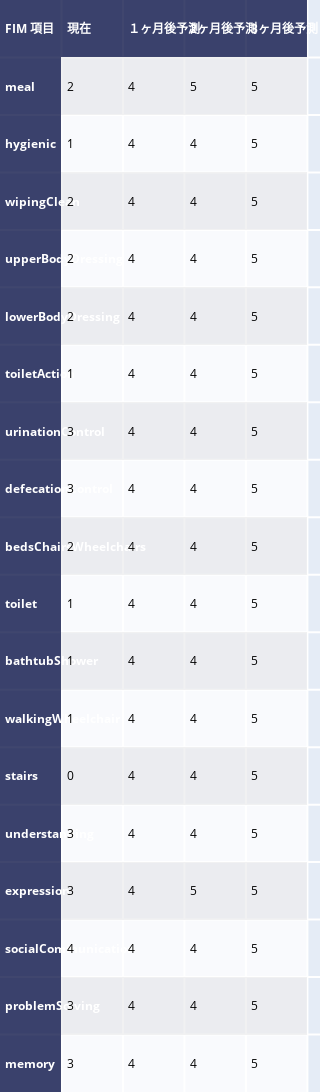

This figure's notebook cell:
### Code cell
fig_table = ff.create_table(df_score, height_constant=60,index=True,index_title='FIM 項目' )
fig_table.layout.width=250
fig_table.show()

### Figure 1 — Plotly figure (JSON) as saved in the notebook; plotly's stock layout.template omitted (floating-point values rounded to 4 significant figures)
{"data": [{"colorscale": [[0, "#00083e"], [0.5, "#ededee"], [1, "#ffffff"]], "hoverinfo": "none", "opacity": 0.75, "showscale": false, "type": "heatmap", "z": [[0, 0, 0, 0, 0], [0, 0.5, 0.5, 0.5, 0.5], [0, 1, 1, 1, 1], [0, 0.5, 0.5, 0.5, 0.5], [0, 1, 1, 1, 1], [0, 0.5, 0.5, 0.5, 0.5], [0, 1, 1, 1, 1], [0, 0.5, 0.5, 0.5, 0.5], [0, 1, 1, 1, 1], [0, 0.5, 0.5, 0.5, 0.5], [0, 1, 1, 1, 1], [0, 0.5, 0.5, 0.5, 0.5], [0, 1, 1, 1, 1], [0, 0.5, 0.5, 0.5, 0.5], [0, 1, 1, 1, 1], [0, 0.5, 0.5, 0.5, 0.5], [0, 1, 1, 1, 1], [0, 0.5, 0.5, 0.5, 0.5], [0, 1, 1, 1, 1]]}], "layout": {"annotations": [{"align": "left", "font": {"color": "#ffffff"}, "showarrow": false, "text": "<b>FIM 項目</b>", "x": -0.45, "xanchor": "left", "xref": "x", "y": 0, "yref": "y"}, {"align": "left", "font": {"color": "#ffffff"}, "showarrow": false, "text": "<b>現在</b>", "x": 0.55, "xanchor": "left", "xref": "x", "y": 0, "yref": "y"}, {"align": "left", "font": {"color": "#ffffff"}, "showarrow": false, "text": "<b>１ヶ月後予測</b>", "x": 1.55, "xanchor": "left", "xref": "x", "y": 0, "yref": "y"}, {"align": "left", "font": {"color": "#ffffff"}, "showarrow": false, "text": "<b>2ヶ月後予測</b>", "x": 2.55, "xanchor": "left", "xref": "x", "y": 0, "yref": "y"}, {"align": "left", "font": {"color": "#ffffff"}, "showarrow": false, "text": "<b>3ヶ月後予測</b>", "x": 3.55, "xanchor": "left", "xref": "x", "y": 0, "yref": "y"}, {"align": "left", "font": {"color": "#ffffff"}, "showarrow": false, "text": "<b>meal</b>", "x": -0.45, "xanchor": "left", "xref": "x", "y": 1, "yref": "y"}, {"align": "left", "font": {"color": "#000000"}, "showarrow": false, "text": "2", "x": 0.55, "xanchor": "left", "xref": "x", "y": 1, "yref": "y"}, {"align": "left", "font": {"color": "#000000"}, "showarrow": false, "text": "4", "x": 1.55, "xanchor": "left", "xref": "x", "y": 1, "yref": "y"}, {"align": "left", "font": {"color": "#000000"}, "showarrow": false, "text": "5", "x": 2.55, "xanchor": "left", "xref": "x", "y": 1, "yref": "y"}, {"align": "left", "font": {"color": "#000000"}, "showarrow": false, "text": "5", "x": 3.55, "xanchor": "left", "xref": "x", "y": 1, "yref": "y"}, {"align": "left", "font": {"color": "#ffffff"}, "showarrow": false, "text": "<b>hygienic</b>", "x": -0.45, "xanchor": "left", "xref": "x", "y": 2, "yref": "y"}, {"align": "left", "font": {"color": "#000000"}, "showarrow": false, "text": "1", "x": 0.55, "xanchor": "left", "xref": "x", "y": 2, "yref": "y"}, {"align": "left", "font": {"color": "#000000"}, "showarrow": false, "text": "4", "x": 1.55, "xanchor": "left", "xref": "x", "y": 2, "yref": "y"}, {"align": "left", "font": {"color": "#000000"}, "showarrow": false, "text": "4", "x": 2.55, "xanchor": "left", "xref": "x", "y": 2, "yref": "y"}, {"align": "left", "font": {"color": "#000000"}, "showarrow": false, "text": "5", "x": 3.55, "xanchor": "left", "xref": "x", "y": 2, "yref": "y"}, {"align": "left", "font": {"color": "#ffffff"}, "showarrow": false, "text": "<b>wipingClean</b>", "x": -0.45, "xanchor": "left", "xref": "x", "y": 3, "yref": "y"}, {"align": "left", "font": {"color": "#000000"}, "showarrow": false, "text": "2", "x": 0.55, "xanchor": "left", "xref": "x", "y": 3, "yref": "y"}, {"align": "left", "font": {"color": "#000000"}, "showarrow": false, "text": "4", "x": 1.55, "xanchor": "left", "xref": "x", "y": 3, "yref": "y"}, {"align": "left", "font": {"color": "#000000"}, "showarrow": false, "text": "4", "x": 2.55, "xanchor": "left", "xref": "x", "y": 3, "yref": "y"}, {"align": "left", "font": {"color": "#000000"}, "showarrow": false, "text": "5", "x": 3.55, "xanchor": "left", "xref": "x", "y": 3, "yref": "y"}, {"align": "left", "font": {"color": "#ffffff"}, "showarrow": false, "text": "<b>upperBodyDressing</b>", "x": -0.45, "xanchor": "left", "xref": "x", "y": 4, "yref": "y"}, {"align": "left", "font": {"color": "#000000"}, "showarrow": false, "text": "2", "x": 0.55, "xanchor": "left", "xref": "x", "y": 4, "yref": "y"}, {"align": "left", "font": {"color": "#000000"}, "showarrow": false, "text": "4", "x": 1.55, "xanchor": "left", "xref": "x", "y": 4, "yref": "y"}, {"align": "left", "font": {"color": "#000000"}, "showarrow": false, "text": "4", "x": 2.55, "xanchor": "left", "xref": "x", "y": 4, "yref": "y"}, {"align": "left", "font": {"color": "#000000"}, "showarrow": false, "text": "5", "x": 3.55, "xanchor": "left", "xref": "x", "y": 4, "yref": "y"}, {"align": "left", "font": {"color": "#ffffff"}, "showarrow": false, "text": "<b>lowerBodyDressing</b>", "x": -0.45, "xanchor": "left", "xref": "x", "y": 5, "yref": "y"}, {"align": "left", "font": {"color": "#000000"}, "showarrow": false, "text": "2", "x": 0.55, "xanchor": "left", "xref": "x", "y": 5, "yref": "y"}, {"align": "left", "font": {"color": "#000000"}, "showarrow": false, "text": "4", "x": 1.55, "xanchor": "left", "xref": "x", "y": 5, "yref": "y"}, {"align": "left", "font": {"color": "#000000"}, "showarrow": false, "text": "4", "x": 2.55, "xanchor": "left", "xref": "x", "y": 5, "yref": "y"}, {"align": "left", "font": {"color": "#000000"}, "showarrow": false, "text": "5", "x": 3.55, "xanchor": "left", "xref": "x", "y": 5, "yref": "y"}, {"align": "left", "font": {"color": "#ffffff"}, "showarrow": false, "text": "<b>toiletAction</b>", "x": -0.45, "xanchor": "left", "xref": "x", "y": 6, "yref": "y"}, {"align": "left", "font": {"color": "#000000"}, "showarrow": false, "text": "1", "x": 0.55, "xanchor": "left", "xref": "x", "y": 6, "yref": "y"}, {"align": "left", "font": {"color": "#000000"}, "showarrow": false, "text": "4", "x": 1.55, "xanchor": "left", "xref": "x", "y": 6, "yref": "y"}, {"align": "left", "font": {"color": "#000000"}, "showarrow": false, "text": "4", "x": 2.55, "xanchor": "left", "xref": "x", "y": 6, "yref": "y"}, {"align": "left", "font": {"color": "#000000"}, "showarrow": false, "text": "5", "x": 3.55, "xanchor": "left", "xref": "x", "y": 6, "yref": "y"}, {"align": "left", "font": {"color": "#ffffff"}, "showarrow": false, "text": "<b>urinationControl</b>", "x": -0.45, "xanchor": "left", "xref": "x", "y": 7, "yref": "y"}, {"align": "left", "font": {"color": "#000000"}, "showarrow": false, "text": "3", "x": 0.55, "xanchor": "left", "xref": "x", "y": 7, "yref": "y"}, {"align": "left", "font": {"color": "#000000"}, "showarrow": false, "text": "4", "x": 1.55, "xanchor": "left", "xref": "x", "y": 7, "yref": "y"}, {"align": "left", "font": {"color": "#000000"}, "showarrow": false, "text": "4", "x": 2.55, "xanchor": "left", "xref": "x", "y": 7, "yref": "y"}, {"align": "left", "font": {"color": "#000000"}, "showarrow": false, "text": "5", "x": 3.55, "xanchor": "left", "xref": "x", "y": 7, "yref": "y"}, {"align": "left", "font": {"color": "#ffffff"}, "showarrow": false, "text": "<b>defecationControl</b>", "x": -0.45, "xanchor": "left", "xref": "x", "y": 8, "yref": "y"}, {"align": "left", "font": {"color": "#000000"}, "showarrow": false, "text": "3", "x": 0.55, "xanchor": "left", "xref": "x", "y": 8, "yref": "y"}, {"align": "left", "font": {"color": "#000000"}, "showarrow": false, "text": "4", "x": 1.55, "xanchor": "left", "xref": "x", "y": 8, "yref": "y"}, {"align": "left", "font": {"color": "#000000"}, "showarrow": false, "text": "4", "x": 2.55, "xanchor": "left", "xref": "x", "y": 8, "yref": "y"}, {"align": "left", "font": {"color": "#000000"}, "showarrow": false, "text": "5", "x": 3.55, "xanchor": "left", "xref": "x", "y": 8, "yref": "y"}, {"align": "left", "font": {"color": "#ffffff"}, "showarrow": false, "text": "<b>bedsChairsWheelchairs</b>", "x": -0.45, "xanchor": "left", "xref": "x", "y": 9, "yref": "y"}, {"align": "left", "font": {"color": "#000000"}, "showarrow": false, "text": "2", "x": 0.55, "xanchor": "left", "xref": "x", "y": 9, "yref": "y"}, {"align": "left", "font": {"color": "#000000"}, "showarrow": false, "text": "4", "x": 1.55, "xanchor": "left", "xref": "x", "y": 9, "yref": "y"}, {"align": "left", "font": {"color": "#000000"}, "showarrow": false, "text": "4", "x": 2.55, "xanchor": "left", "xref": "x", "y": 9, "yref": "y"}, {"align": "left", "font": {"color": "#000000"}, "showarrow": false, "text": "5", "x": 3.55, "xanchor": "left", "xref": "x", "y": 9, "yref": "y"}, {"align": "left", "font": {"color": "#ffffff"}, "showarrow": false, "text": "<b>toilet</b>", "x": -0.45, "xanchor": "left", "xref": "x", "y": 10, "yref": "y"}, {"align": "left", "font": {"color": "#000000"}, "showarrow": false, "text": "1", "x": 0.55, "xanchor": "left", "xref": "x", "y": 10, "yref": "y"}, {"align": "left", "font": {"color": "#000000"}, "showarrow": false, "text": "4", "x": 1.55, "xanchor": "left", "xref": "x", "y": 10, "yref": "y"}, {"align": "left", "font": {"color": "#000000"}, "showarrow": false, "text": "4", "x": 2.55, "xanchor": "left", "xref": "x", "y": 10, "yref": "y"}, {"align": "left", "font": {"color": "#000000"}, "showarrow": false, "text": "5", "x": 3.55, "xanchor": "left", "xref": "x", "y": 10, "yref": "y"}, {"align": "left", "font": {"color": "#ffffff"}, "showarrow": false, "text": "<b>bathtubShower</b>", "x": -0.45, "xanchor": "left", "xref": "x", "y": 11, "yref": "y"}, {"align": "left", "font": {"color": "#000000"}, "showarrow": false, "text": "1", "x": 0.55, "xanchor": "left", "xref": "x", "y": 11, "yref": "y"}, {"align": "left", "font": {"color": "#000000"}, "showarrow": false, "text": "4", "x": 1.55, "xanchor": "left", "xref": "x", "y": 11, "yref": "y"}, {"align": "left", "font": {"color": "#000000"}, "showarrow": false, "text": "4", "x": 2.55, "xanchor": "left", "xref": "x", "y": 11, "yref": "y"}, {"align": "left", "font": {"color": "#000000"}, "showarrow": false, "text": "5", "x": 3.55, "xanchor": "left", "xref": "x", "y": 11, "yref": "y"}, {"align": "left", "font": {"color": "#ffffff"}, "showarrow": false, "text": "<b>walkingWheelchair</b>", "x": -0.45, "xanchor": "left", "xref": "x", "y": 12, "yref": "y"}, {"align": "left", "font": {"color": "#000000"}, "showarrow": false, "text": "1", "x": 0.55, "xanchor": "left", "xref": "x", "y": 12, "yref": "y"}, {"align": "left", "font": {"color": "#000000"}, "showarrow": false, "text": "4", "x": 1.55, "xanchor": "left", "xref": "x", "y": 12, "yref": "y"}, {"align": "left", "font": {"color": "#000000"}, "showarrow": false, "text": "4", "x": 2.55, "xanchor": "left", "xref": "x", "y": 12, "yref": "y"}, {"align": "left", "font": {"color": "#000000"}, "showarrow": false, "text": "5", "x": 3.55, "xanchor": "left", "xref": "x", "y": 12, "yref": "y"}, {"align": "left", "font": {"color": "#ffffff"}, "showarrow": false, "text": "<b>stairs</b>", "x": -0.45, "xanchor": "left", "xref": "x", "y": 13, "yref": "y"}, {"align": "left", "font": {"color": "#000000"}, "showarrow": false, "text": "0", "x": 0.55, "xanchor": "left", "xref": "x", "y": 13, "yref": "y"}, {"align": "left", "font": {"color": "#000000"}, "showarrow": false, "text": "4", "x": 1.55, "xanchor": "left", "xref": "x", "y": 13, "yref": "y"}, {"align": "left", "font": {"color": "#000000"}, "showarrow": false, "text": "4", "x": 2.55, "xanchor": "left", "xref": "x", "y": 13, "yref": "y"}, {"align": "left", "font": {"color": "#000000"}, "showarrow": false, "text": "5", "x": 3.55, "xanchor": "left", "xref": "x", "y": 13, "yref": "y"}, {"align": "left", "font": {"color": "#ffffff"}, "showarrow": false, "text": "<b>understanding</b>", "x": -0.45, "xanchor": "left", "xref": "x", "y": 14, "yref": "y"}, {"align": "left", "font": {"color": "#000000"}, "showarrow": false, "text": "3", "x": 0.55, "xanchor": "left", "xref": "x", "y": 14, "yref": "y"}, {"align": "left", "font": {"color": "#000000"}, "showarrow": false, "text": "4", "x": 1.55, "xanchor": "left", "xref": "x", "y": 14, "yref": "y"}, {"align": "left", "font": {"color": "#000000"}, "showarrow": false, "text": "4", "x": 2.55, "xanchor": "left", "xref": "x", "y": 14, "yref": "y"}, {"align": "left", "font": {"color": "#000000"}, "showarrow": false, "text": "5", "x": 3.55, "xanchor": "left", "xref": "x", "y": 14, "yref": "y"}, {"align": "left", "font": {"color": "#ffffff"}, "showarrow": false, "text": "<b>expression</b>", "x": -0.45, "xanchor": "left", "xref": "x", "y": 15, "yref": "y"}, {"align": "left", "font": {"color": "#000000"}, "showarrow": false, "text": "3", "x": 0.55, "xanchor": "left", "xref": "x", "y": 15, "yref": "y"}, {"align": "left", "font": {"color": "#000000"}, "showarrow": false, "text": "4", "x": 1.55, "xanchor": "left", "xref": "x", "y": 15, "yref": "y"}, {"align": "left", "font": {"color": "#000000"}, "showarrow": false, "text": "5", "x": 2.55, "xanchor": "left", "xref": "x", "y": 15, "yref": "y"}, {"align": "left", "font": {"color": "#000000"}, "showarrow": false, "text": "5", "x": 3.55, "xanchor": "left", "xref": "x", "y": 15, "yref": "y"}, {"align": "left", "font": {"color": "#ffffff"}, "showarrow": false, "text": "<b>socialCommunication</b>", "x": -0.45, "xanchor": "left", "xref": "x", "y": 16, "yref": "y"}, {"align": "left", "font": {"color": "#000000"}, "showarrow": false, "text": "4", "x": 0.55, "xanchor": "left", "xref": "x", "y": 16, "yref": "y"}, {"align": "left", "font": {"color": "#000000"}, "showarrow": false, "text": "4", "x": 1.55, "xanchor": "left", "xref": "x", "y": 16, "yref": "y"}, {"align": "left", "font": {"color": "#000000"}, "showarrow": false, "text": "4", "x": 2.55, "xanchor": "left", "xref": "x", "y": 16, "yref": "y"}, {"align": "left", "font": {"color": "#000000"}, "showarrow": false, "text": "5", "x": 3.55, "xanchor": "left", "xref": "x", "y": 16, "yref": "y"}, {"align": "left", "font": {"color": "#ffffff"}, "showarrow": false, "text": "<b>problemSolving</b>", "x": -0.45, "xanchor": "left", "xref": "x", "y": 17, "yref": "y"}, {"align": "left", "font": {"color": "#000000"}, "showarrow": false, "text": "3", "x": 0.55, "xanchor": "left", "xref": "x", "y": 17, "yref": "y"}, {"align": "left", "font": {"color": "#000000"}, "showarrow": false, "text": "4", "x": 1.55, "xanchor": "left", "xref": "x", "y": 17, "yref": "y"}, {"align": "left", "font": {"color": "#000000"}, "showarrow": false, "text": "4", "x": 2.55, "xanchor": "left", "xref": "x", "y": 17, "yref": "y"}, {"align": "left", "font": {"color": "#000000"}, "showarrow": false, "text": "5", "x": 3.55, "xanchor": "left", "xref": "x", "y": 17, "yref": "y"}, {"align": "left", "font": {"color": "#ffffff"}, "showarrow": false, "text": "<b>memory</b>", "x": -0.45, "xanchor": "left", "xref": "x", "y": 18, "yref": "y"}, {"align": "left", "font": {"color": "#000000"}, "showarrow": false, "text": "3", "x": 0.55, "xanchor": "left", "xref": "x", "y": 18, "yref": "y"}, {"align": "left", "font": {"color": "#000000"}, "showarrow": false, "text": "4", "x": 1.55, "xanchor": "left", "xref": "x", "y": 18, "yref": "y"}, {"align": "left", "font": {"color": "#000000"}, "showarrow": false, "text": "4", "x": 2.55, "xanchor": "left", "xref": "x", "y": 18, "yref": "y"}, {"align": "left", "font": {"color": "#000000"}, "showarrow": false, "text": "5", "x": 3.55, "xanchor": "left", "xref": "x", "y": 18, "yref": "y"}], "height": 1190, "margin": {"b": 0, "l": 0, "r": 0, "t": 0}, "width": 250, "xaxis": {"dtick": 1, "gridwidth": 2, "showticklabels": false, "tick0": -0.5, "ticks": "", "zeroline": false}, "yaxis": {"autorange": "reversed", "dtick": 1, "gridwidth": 2, "showticklabels": false, "tick0": 0.5, "ticks": "", "zeroline": false}}}
